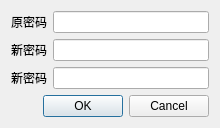
<?xml version="1.0" encoding="UTF-8"?>
<ui version="4.0">
 <class>NewPassWordDialog</class>
 <widget class="QDialog" name="NewPassWordDialog">
  <property name="geometry">
   <rect>
    <x>0</x>
    <y>0</y>
    <width>220</width>
    <height>124</height>
   </rect>
  </property>
  <property name="windowTitle">
   <string>修改密码</string>
  </property>
  <property name="windowIcon">
   <iconset>
    <normaloff>:/Resources/20130104095015810_easyicon_cn_64.png</normaloff>:/Resources/20130104095015810_easyicon_cn_64.png</iconset>
  </property>
  <layout class="QGridLayout">
   <item row="0" column="0">
    <widget class="QLabel" name="label">
     <property name="text">
      <string>原密码</string>
     </property>
    </widget>
   </item>
   <item row="0" column="1">
    <widget class="QLineEdit" name="leOldPassWord">
     <property name="echoMode">
      <enum>QLineEdit::Password</enum>
     </property>
    </widget>
   </item>
   <item row="1" column="0">
    <widget class="QLabel" name="label_2">
     <property name="text">
      <string>新密码</string>
     </property>
    </widget>
   </item>
   <item row="1" column="1">
    <widget class="QLineEdit" name="leNewPassWord">
     <property name="echoMode">
      <enum>QLineEdit::Password</enum>
     </property>
    </widget>
   </item>
   <item row="2" column="0">
    <widget class="QLabel" name="label_3">
     <property name="text">
      <string>新密码</string>
     </property>
    </widget>
   </item>
   <item row="2" column="1">
    <widget class="QLineEdit" name="leCfmPassWord">
     <property name="echoMode">
      <enum>QLineEdit::Password</enum>
     </property>
    </widget>
   </item>
   <item row="3" column="0" colspan="2">
    <widget class="QDialogButtonBox" name="buttonBox">
     <property name="orientation">
      <enum>Qt::Horizontal</enum>
     </property>
     <property name="standardButtons">
      <set>QDialogButtonBox::Cancel|QDialogButtonBox::Ok</set>
     </property>
    </widget>
   </item>
  </layout>
 </widget>
 <resources>
  <include location="labelex.qrc"/>
  <include location="labelex.qrc"/>
 </resources>
 <connections>
  <connection>
   <sender>buttonBox</sender>
   <signal>accepted()</signal>
   <receiver>NewPassWordDialog</receiver>
   <slot>accept()</slot>
   <hints>
    <hint type="sourcelabel">
     <x>248</x>
     <y>254</y>
    </hint>
    <hint type="destinationlabel">
     <x>157</x>
     <y>274</y>
    </hint>
   </hints>
  </connection>
  <connection>
   <sender>buttonBox</sender>
   <signal>rejected()</signal>
   <receiver>NewPassWordDialog</receiver>
   <slot>reject()</slot>
   <hints>
    <hint type="sourcelabel">
     <x>316</x>
     <y>260</y>
    </hint>
    <hint type="destinationlabel">
     <x>286</x>
     <y>274</y>
    </hint>
   </hints>
  </connection>
 </connections>
</ui>
